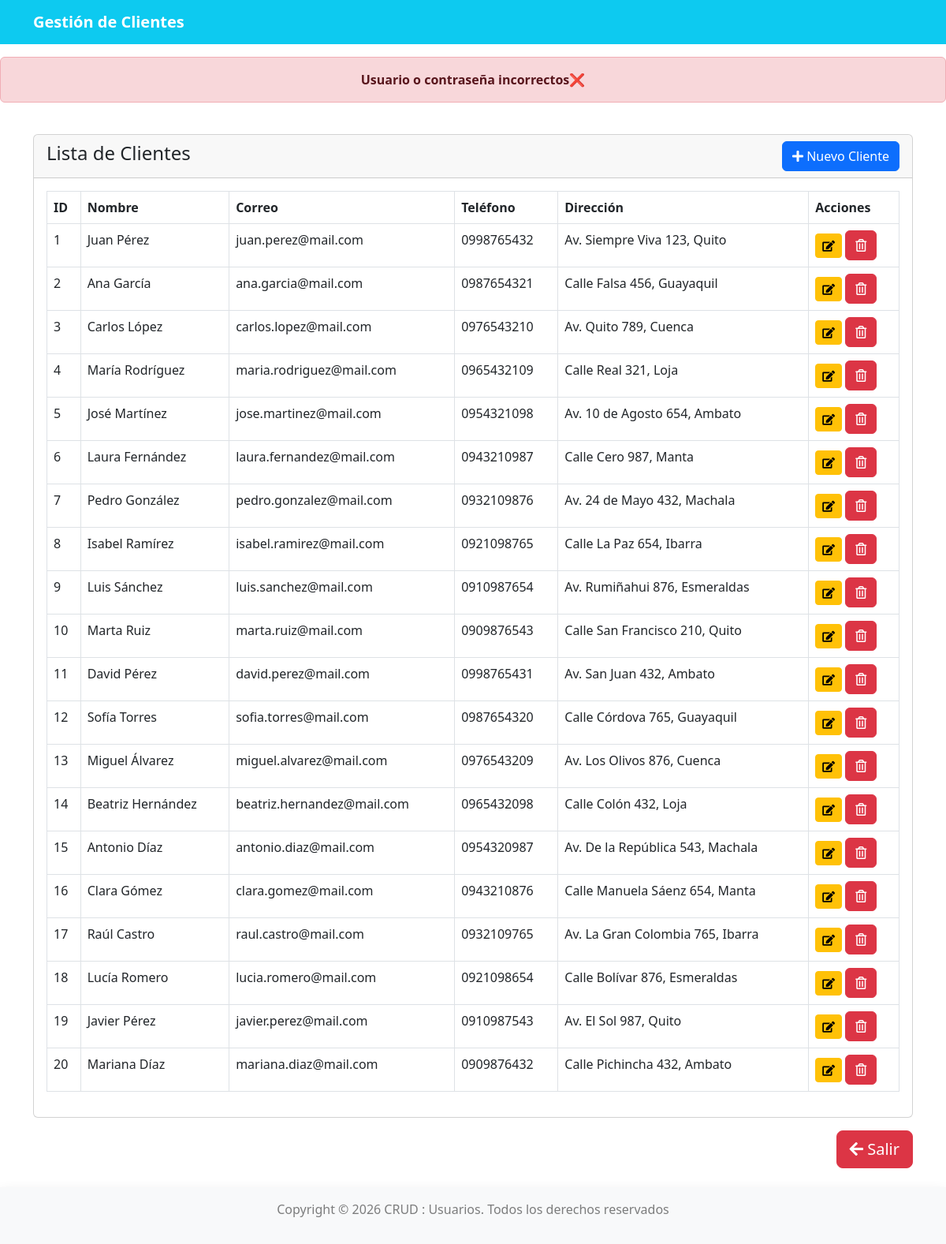
/dashboard.php (signed in), run on the app's committed database.
### tables this page shows
CREATE TABLE clientes (
    ID INT AUTO_INCREMENT PRIMARY KEY,
    Nombre VARCHAR(100),
    Correo VARCHAR(100),
    Telefono VARCHAR(15),
    Direccion TEXT,
    Fecha_creacion TIMESTAMP DEFAULT CURRENT_TIMESTAMP,
    CONSTRAINT chk_email CHECK (Correo LIKE '%_@__%.__%')  
);

### bd/clienteModel.php (called while the page is built, shortened)
<?php
    function mostrarClientes() {
        try {
            $conn = conectar();
            $sql = "SELECT id, nombre, correo, telefono, direccion FROM clientes";
            $stmt = $conn->prepare($sql);
            $stmt->execute();
            return $stmt->fetchAll(PDO::FETCH_ASSOC);
        } catch (PDOException $e) {
            return [];
        }
    }
?>

### dashboard.php (the view, shortened to what this page needs)
<?php
    include_once 'bd/clienteModel.php';
    $clientes = mostrarClientes();
?>
<!DOCTYPE html>
<html lang="es">
<head>
    <link href="https://cdn.jsdelivr.net/npm/bootstrap@5.3.0/dist/css/bootstrap.min.css" rel="stylesheet">
    <link rel="stylesheet" href="https://use.fontawesome.com/releases/v5.6.3/css/all.css">
</head>
<body>
    <div class="d-flex flex-column min-vh-100 justify-content-between">
        <?php include_once 'cabecera.php'; ?>
        <div class="d-grid gap-2 mt-3 text-center">
            <?php
                if (isset($_SESSION['mensaje'])) {
                    echo '<div id="mensaje-alerta">' . $_SESSION['mensaje'] . '</div>';
                }
            ?>
        </div>
        <div class="container my-4">
            <div class="row">
                <div class="col-md-12">
                    <div class="card">
                        <div class="card-header d-flex justify-content-between align-items-center">
                            <h4>Lista de Clientes</h4>
                            <a href="insertar.php" class="btn btn-primary">
                                <i class="fas fa-plus"></i> Nuevo Cliente
                            </a>
                        </div>
                        <div class="card-body">
                            <table class="table table-bordered table-hover" id="datosClientes" style="width:100%">
                                <thead>
                                    <tr>
                                        <th>ID</th>
                                        <th>Nombre</th>
                                        <th>Correo</th>
                                        <th>Teléfono</th>
                                        <th>Dirección</th>
                                        <th>Acciones</th>
                                    </tr>
                                </thead>
                                <tbody>
                                    <?php
                                    foreach ($clientes as $cliente): ?>
                                        <tr>
                                            <td><?php echo $cliente['id']; ?></td>
                                            <td><?php echo $cliente['nombre']; ?></td>
                                            <td><?php echo $cliente['correo']; ?></td>
                                            <td><?php echo $cliente['telefono']; ?></td>
                                            <td><?php echo $cliente['direccion']; ?></td>
                                            <td>
                                                <a href="editar.php?id=<?php echo $cliente['id']; ?>" class="btn btn-warning btn-sm">
                                                    <i class="fas fa-edit"></i>
                                                </a>
                                                <button class="btn btn-danger" data-bs-toggle="modal" data-bs-target="#deleteModal" data-cliente-id="<?php echo $cliente['id']; ?>" data-cliente-nombre="<?php echo $cliente['nombre']; ?>">
                                                    <i class="far fa-trash-alt"></i>
                                                </button>
                                            </td>
                                        </tr>
                                    <?php endforeach; ?>
                                </tbody>
                            </table>
                        </div>
                    </div>
                </div>
            </div>
            <div class="d-flex justify-content-end mt-3">
                <a href="interfaces/logoutInterface.php" class="btn btn-danger btn-lg">
                    <i class="fas fa-arrow-left"></i> Salir
                </a>
            </div>
        </div>
        <?php include_once 'pie.php'; ?>
    </div>
</body>
</html>

### data on the page
clientes: ID "1", Nombre "Juan Pérez", Correo "juan.perez@mail.com", Telefono "0998765432", Direccion "Av. Siempre Viva 123, Quito"
clientes: ID "2", Nombre "Ana García", Correo "ana.garcia@mail.com", Telefono "0987654321", Direccion "Calle Falsa 456, Guayaquil"
clientes: ID "3", Nombre "Carlos López", Correo "carlos.lopez@mail.com", Telefono "0976543210", Direccion "Av. Quito 789, Cuenca"
clientes: ID "4", Nombre "María Rodríguez", Correo "maria.rodriguez@mail.com", Telefono "0965432109", Direccion "Calle Real 321, Loja"
clientes: ID "5", Nombre "José Martínez", Correo "jose.martinez@mail.com", Telefono "0954321098", Direccion "Av. 10 de Agosto 654, Ambato"
clientes: ID "6", Nombre "Laura Fernández", Correo "laura.fernandez@mail.com", Telefono "0943210987", Direccion "Calle Cero 987, Manta"
clientes: ID "7", Nombre "Pedro González", Correo "pedro.gonzalez@mail.com", Telefono "0932109876", Direccion "Av. 24 de Mayo 432, Machala"
clientes: ID "8", Nombre "Isabel Ramírez", Correo "isabel.ramirez@mail.com", Telefono "0921098765", Direccion "Calle La Paz 654, Ibarra"
clientes: ID "9", Nombre "Luis Sánchez", Correo "luis.sanchez@mail.com", Telefono "0910987654", Direccion "Av. Rumiñahui 876, Esmeraldas"
clientes: ID "10", Nombre "Marta Ruiz", Correo "marta.ruiz@mail.com", Telefono "0909876543", Direccion "Calle San Francisco 210, Quito"
clientes: ID "11", Nombre "David Pérez", Correo "david.perez@mail.com", Telefono "0998765431", Direccion "Av. San Juan 432, Ambato"
clientes: ID "12", Nombre "Sofía Torres", Correo "sofia.torres@mail.com", Telefono "0987654320", Direccion "Calle Córdova 765, Guayaquil"
clientes: ID "13", Nombre "Miguel Álvarez", Correo "miguel.alvarez@mail.com", Telefono "0976543209", Direccion "Av. Los Olivos 876, Cuenca"
clientes: ID "14", Nombre "Beatriz Hernández", Correo "beatriz.hernandez@mail.com", Telefono "0965432098", Direccion "Calle Colón 432, Loja"
clientes: ID "15", Nombre "Antonio Díaz", Correo "antonio.diaz@mail.com", Telefono "0954320987", Direccion "Av. De la República 543, Machala"
clientes: ID "16", Nombre "Clara Gómez", Correo "clara.gomez@mail.com", Telefono "0943210876", Direccion "Calle Manuela Sáenz 654, Manta"
clientes: ID "17", Nombre "Raúl Castro", Correo "raul.castro@mail.com", Telefono "0932109765", Direccion "Av. La Gran Colombia 765, Ibarra"
clientes: ID "18", Nombre "Lucía Romero", Correo "lucia.romero@mail.com", Telefono "0921098654", Direccion "Calle Bolívar 876, Esmeraldas"
clientes: ID "19", Nombre "Javier Pérez", Correo "javier.perez@mail.com", Telefono "0910987543", Direccion "Av. El Sol 987, Quito"
clientes: ID "20", Nombre "Mariana Díaz", Correo "mariana.diaz@mail.com", Telefono "0909876432", Direccion "Calle Pichincha 432, Ambato"

### other printed values
$_SESSION['mensaje'] "Usuario o contraseña incorrectos❌"
